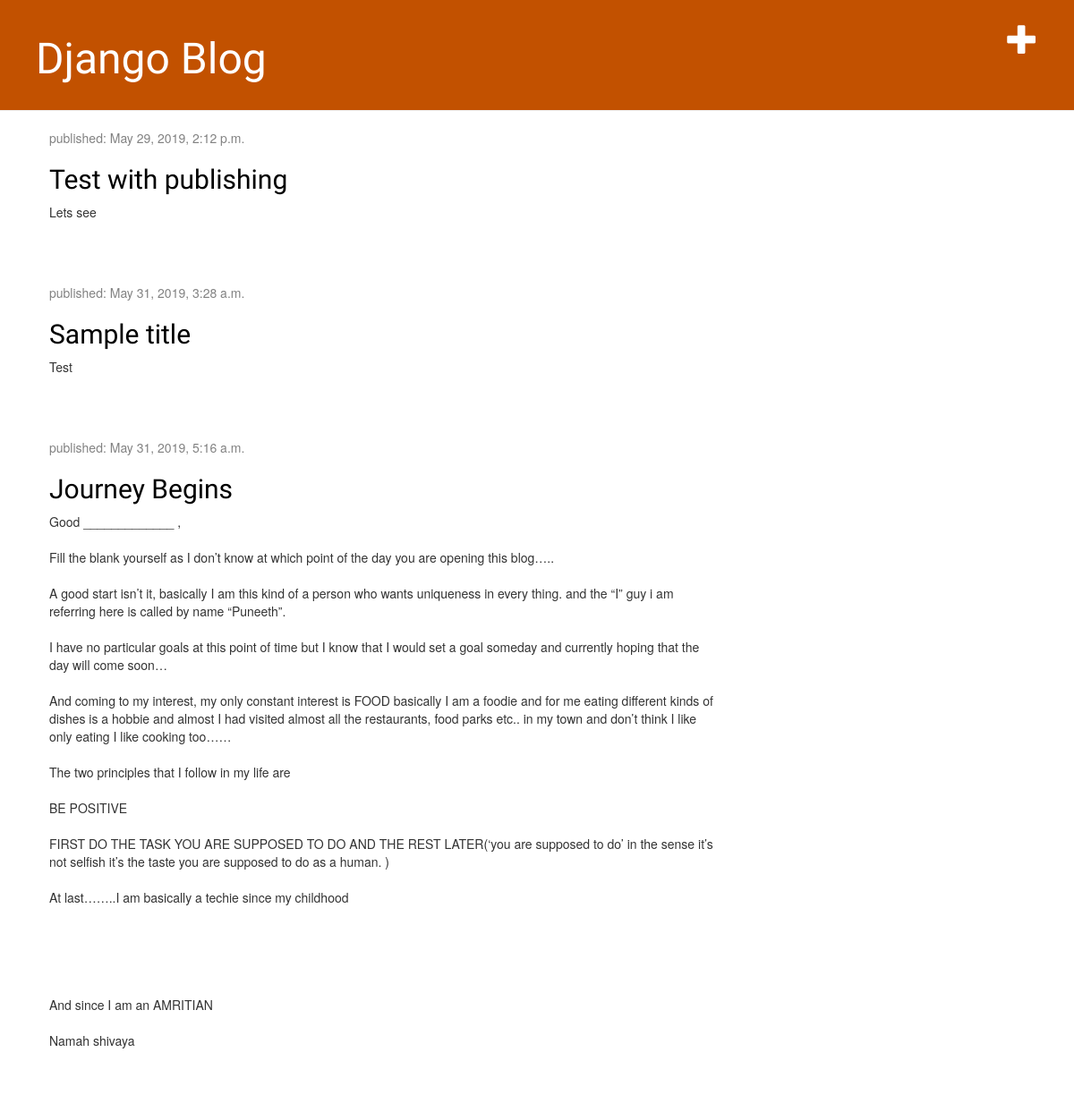
Before: / with the older database file.
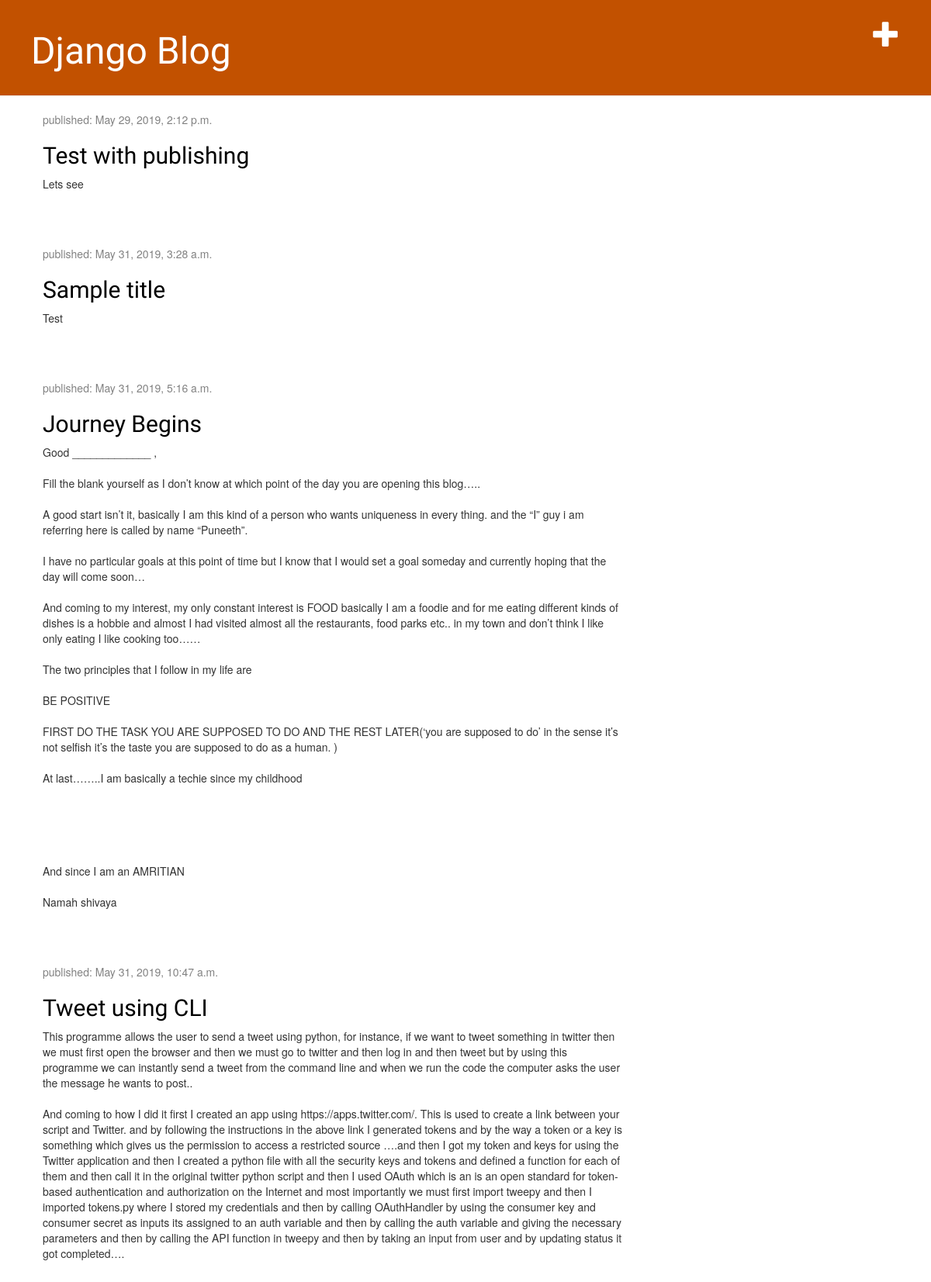
After: the same page with the newer database file.
### blog/models.py (models this page shows, shortened)
class Post(models.Model):
    author = models.ForeignKey(settings.AUTH_USER_MODEL, on_delete=models.CASCADE)
    title = models.CharField(max_length = 200)
    text = models.TextField()
    created_date = models.DateTimeField(default=timezone.now)
    published_date = models.DateTimeField(blank=True, null=True)

### blog/views.py (the view)
# urls.py: path('', views.post_list, name='post_list'),
def post_list(request):
    posts=Post.objects.filter(published_date__lte=timezone.now()).order_by('published_date')
    return render(request, 'blog/post_list.html', {'posts':posts})

### blog/templates/blog/post_list.html
{% extends 'blog/base.html' %}
{%block content%}
    {% for post in posts %}
        <div class="post">
            <div class="date">
                <p>published: {{ post.published_date }}</p>
            </div>
            <h2><a href="{%url 'post_detail' pk=post.pk %}">{{ post.title }}</a></h2>
            <p>{{ post.text|linebreaksbr }}</p>
        </div>
        {% endfor %}
{%endblock%}

### blog/templates/blog/base.html (shortened to what this page needs)
<!DOCTYPE html>
{%load static%}
<html>
    <head>
        <link rel="stylesheet" href="//maxcdn.bootstrapcdn.com/bootstrap/3.2.0/css/bootstrap.min.css">
        <link rel="stylesheet" href="//maxcdn.bootstrapcdn.com/bootstrap/3.2.0/css/bootstrap-theme.min.css">
        <link rel="stylesheet" href="{% static 'css/blog.css' %}">
    </head>
    <body>
        <div class="page-header">
            <a href="{%url 'post_new'%}" class="top-menu"><span class="glyphicon glyphicon-plus"></span></a>
            <h1><a href="/">Django Blog</a></h1>
        </div>
        <div class="content container">
            <div class="row">
                <div class="col-md-8">
                    {%block content%}
                    {%endblock%}
                </div>
            </div>
        </div>
    </body>
</html>

### blog/static/css/blog.css (style rules this page uses)
.page-header { background-color: #C25100; margin-top: 0; padding: 20px 20px 20px 40px; }
.page-header h1, .page-header h1 a, .page-header h1 a:visited, .page-header h1 a:active { color: #ffffff; font-size: 36pt; text-decoration: none; }
.content { margin-left: 40px; }
h1, h2, h3, h4 { font-family: 'Lobster', cursive; }
.date { color: #828282; }
.top-menu, .top-menu:hover, .top-menu:visited { color: #ffffff; float: right; font-size: 26pt; margin-right: 20px; }
.post { margin-bottom: 70px; }
.post h2 a, .post h2 a:visited { color: #000000; }

Changed rows visible on the page:
added Post: published_date "May 31, 2019, 10:47 a.m.", title "Tweet using CLI", text "This programme allows the user to send a tweet using python, for instance, if we want to tweet something in twitter then we must first open the browser and then we must go to twitter and then log in and then tweet but by using this programme we can instantly send a tweet from the command line and when we run the code the computer asks the user the message he wants to post.. And coming to how I did it first I created an app using https://apps.twitter.com/. This is used to create a link between your script and Twitter. and by following the instructions in the above link I generated tokens and by the way a token or a key is something which gives us the permission to access a restricted source…"
